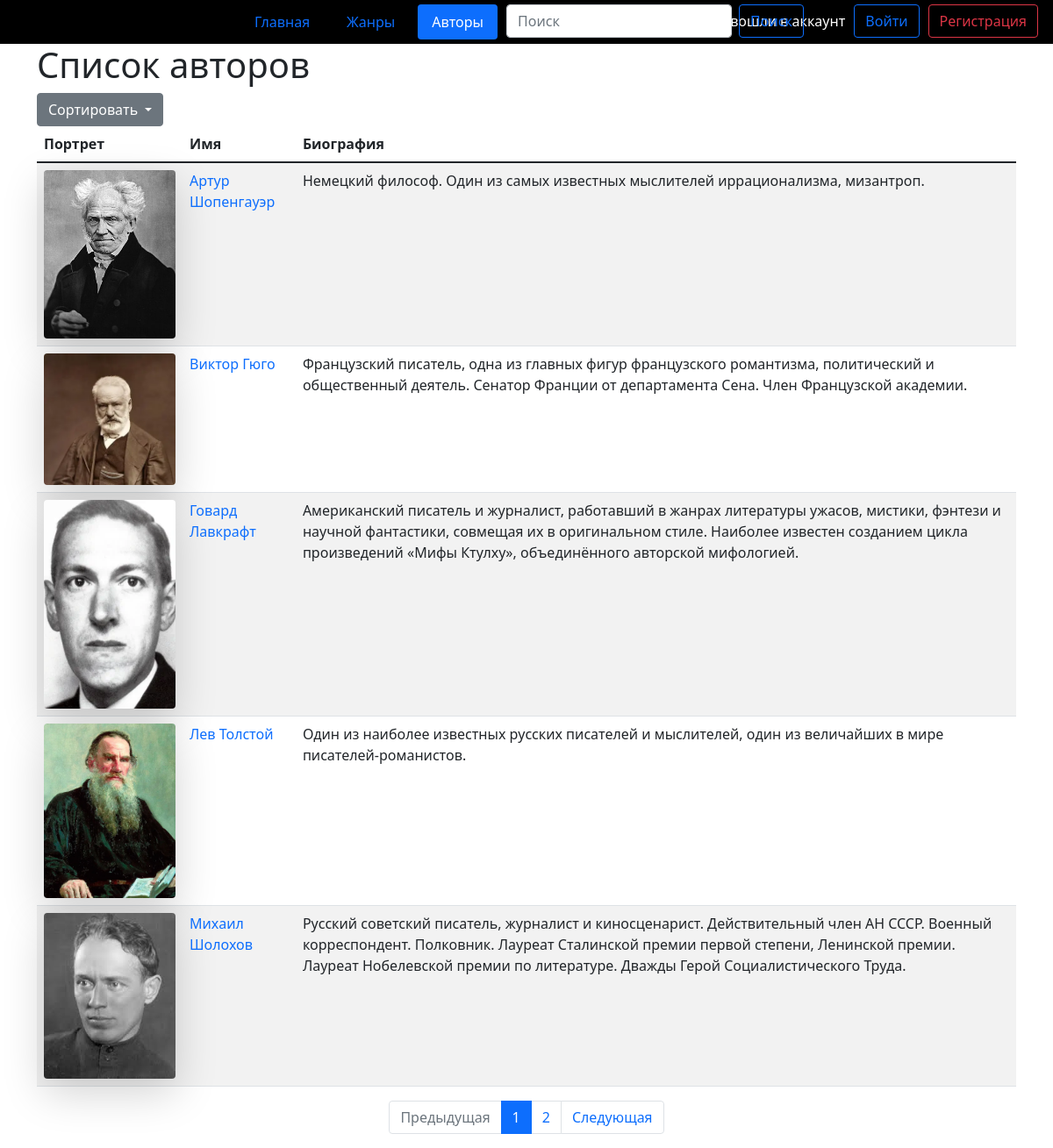
Page /author/ on the committed database.
### books/models.py (models this page shows, shortened)
class Author(models.Model):
    name = models.CharField(max_length=100)
    bio = models.TextField()
    cover_image = models.ImageField(upload_to='author_covers', null=True, blank=True)

### books/views.py (the view)
# urls.py: path('', views.author_list, name='author_list'),
def author_list(request):
    sort_by = request.GET.get('sort_by', 'name')
    order = request.GET.get('order', 'asc')
    authors = Author.objects.all()
    if sort_by == 'name':
        authors = authors.order_by('-name' if order == 'desc' else 'name')
    paginator = Paginator(authors, 5)
    page_number = request.GET.get('page')
    authors = paginator.get_page(page_number)
    context = {
        'author_list': authors,
    }
    return render(request, 'books/author_list.html', context)

### books/templates/books/author_list.html (shortened to what this page needs)
{% extends 'base/base.html' %}
{% block content %}
    <h1>Список авторов</h1>
    <div class="dropdown">
        <button class="btn btn-secondary dropdown-toggle" type="button"  data-bs-toggle="dropdown">
            Сортировать
        </button>
    </div>
    <table class="table table-striped table-hover">
        <thead>
            <tr>
                <th>Портрет</th>
                <th>Имя</th>
                <th>Биография</th>
            </tr>
        </thead>
        <tbody>
            {% for author in author_list %}
            <tr>
                <td><img src="{{ author.cover_image.url }}" class="img-fluid shadow-lg rounded"></td>
                <td><a href="{% url 'books:author_detail' author.id %}">{{ author.name }}</a></td>
                <td>{{ author.bio }}</td>
            </tr>
            {% endfor %}
        </tbody>
    </table>
    <nav>
        <ul class="pagination justify-content-center">
            {% if author_list.has_previous %}
                <li class="page-item"><a class="page-link" href="?page={{ author_list.previous_page_number }}">Предыдущая</a></li>
            {% else %}
                <li class="page-item disabled"><span class="page-link">Предыдущая</span></li>
            {% endif %}
            {% for page_number in author_list.paginator.page_range %}
                {% if author_list.number == page_number %}
                    <li class="page-item active" aria-current="page"><span class="page-link">{{ page_number }}</span></li>
                {% else %}
                    <li class="page-item"><a class="page-link" href="?page={{ page_number }}">{{ page_number }}</a></li>
                {% endif %}
            {% endfor %}
            {% if author_list.has_next %}
                <li class="page-item"><a class="page-link" href="?page={{ author_list.next_page_number }}">Следующая</a></li>
            {% else %}
                <li class="page-item disabled"><span class="page-link">Следующая</span></li>
            {% endif %}
        </ul>
    </nav>
{% endblock %}

### static/main.css (style rules this page uses)
.img-fluid { max-width:150px; }
a { text-decoration: none; transition: 0.3s; }

### rows in the picture
Author: cover_image (picture), name "Артур Шопенгауэр", bio "Немецкий философ. Один из самых известных мыслителей иррационализма, мизантроп."
Author: cover_image (picture), name "Виктор Гюго", bio "Французский писатель, одна из главных фигур французского романтизма, политический и общественный деятель. Сенатор Франции от департамента Сена. Член Французской академии."
Author: cover_image (picture), name "Говард Лавкрафт", bio "Американский писатель и журналист, работавший в жанрах литературы ужасов, мистики, фэнтези и научной фантастики, совмещая их в оригинальном стиле. Наиболее известен созданием цикла произведений «Мифы Ктулху», объединённого авторской мифологией."
Author: cover_image (picture), name "Лев Толстой", bio "Один из наиболее известных русских писателей и мыслителей, один из величайших в мире писателей-романистов."
Author: cover_image (picture), name "Михаил Шолохов", bio "Русский советский писатель, журналист и киносценарист. Действительный член АН СССР. Военный корреспондент. Полковник. Лауреат Сталинской премии первой степени, Ленинской премии. Лауреат Нобелевской премии по литературе. Дважды Герой Социалистического Труда."

### other values in the picture
{{ page_number }} "1"
{{ page_number }} "2"
